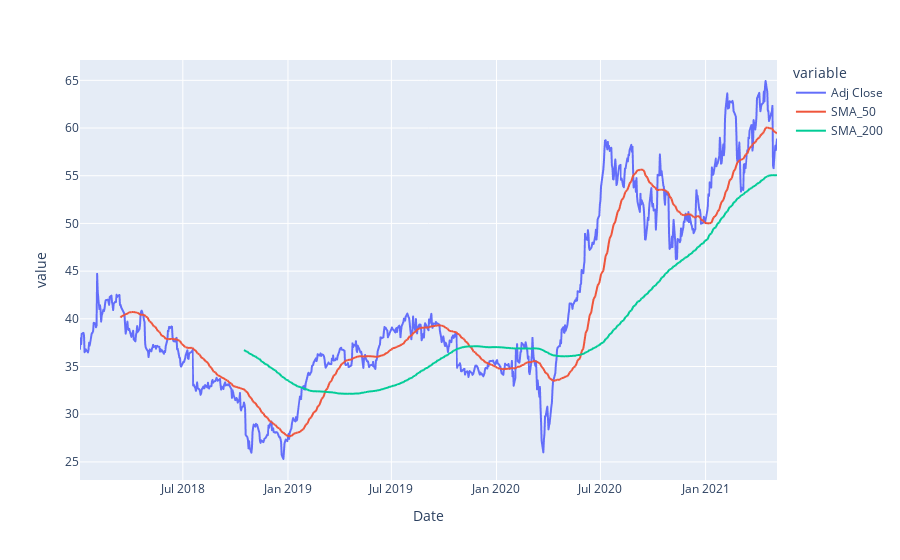

Notebook code cell kept with this figure:
### Code cell
ebay['SMA_50'] = ebay['Adj Close'].rolling(window=50).mean()
ebay['SMA_200'] = ebay['Adj Close'].rolling(window=200).mean()
# fig = px.line(ebay, x = "Date", y = "Adj Close", title = "Historical Stock Price")
# fig.add_scatter(x = ebay["Date"], y = ebay["SMA_50"], mode = 'lines')
fig = px.line(ebay, x = "Date", y = ["Adj Close", "SMA_50", "SMA_200"])
fig.show()

### Figure 1 — Plotly figure (JSON) as saved in the notebook; plotly's stock layout.template omitted (floating-point values rounded to 4 significant figures; data arrays with more than 128 entries replaced by an {"elided": "..."} marker saying what was removed)
{"data": [{"hovertemplate": "variable=Adj Close<br>Date=%{x}<br>value=%{y}<extra></extra>", "legendgroup": "Adj Close", "line": {"color": "#636efa", "dash": "solid"}, "mode": "lines", "name": "Adj Close", "showlegend": true, "type": "scattergl", "x": {"elided": "842 str values"}, "xaxis": "x", "y": {"elided": "842 float values"}, "yaxis": "y"}, {"hovertemplate": "variable=SMA_50<br>Date=%{x}<br>value=%{y}<extra></extra>", "legendgroup": "SMA_50", "line": {"color": "#EF553B", "dash": "solid"}, "mode": "lines", "name": "SMA_50", "showlegend": true, "type": "scattergl", "x": {"elided": "842 str values"}, "xaxis": "x", "y": {"elided": "842 float values"}, "yaxis": "y"}, {"hovertemplate": "variable=SMA_200<br>Date=%{x}<br>value=%{y}<extra></extra>", "legendgroup": "SMA_200", "line": {"color": "#00cc96", "dash": "solid"}, "mode": "lines", "name": "SMA_200", "showlegend": true, "type": "scattergl", "x": {"elided": "842 str values"}, "xaxis": "x", "y": {"elided": "842 float values"}, "yaxis": "y"}], "layout": {"legend": {"title": {"text": "variable"}, "tracegroupgap": 0}, "margin": {"t": 60}, "xaxis": {"anchor": "y", "domain": [0, 1], "title": {"text": "Date"}}, "yaxis": {"anchor": "x", "domain": [0, 1], "title": {"text": "value"}}}}
